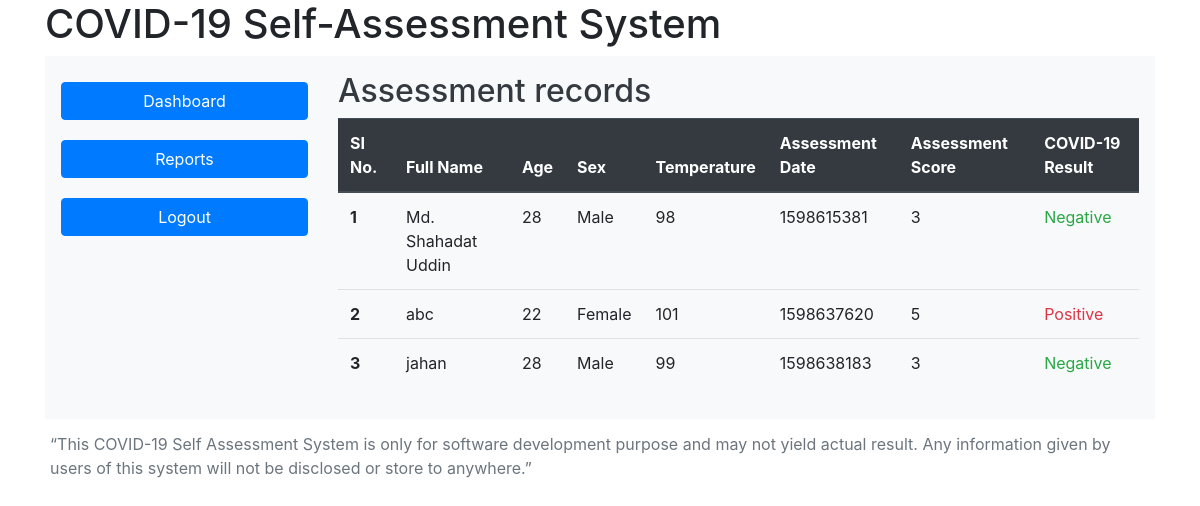
The app's page /result.php (signed in), older data.
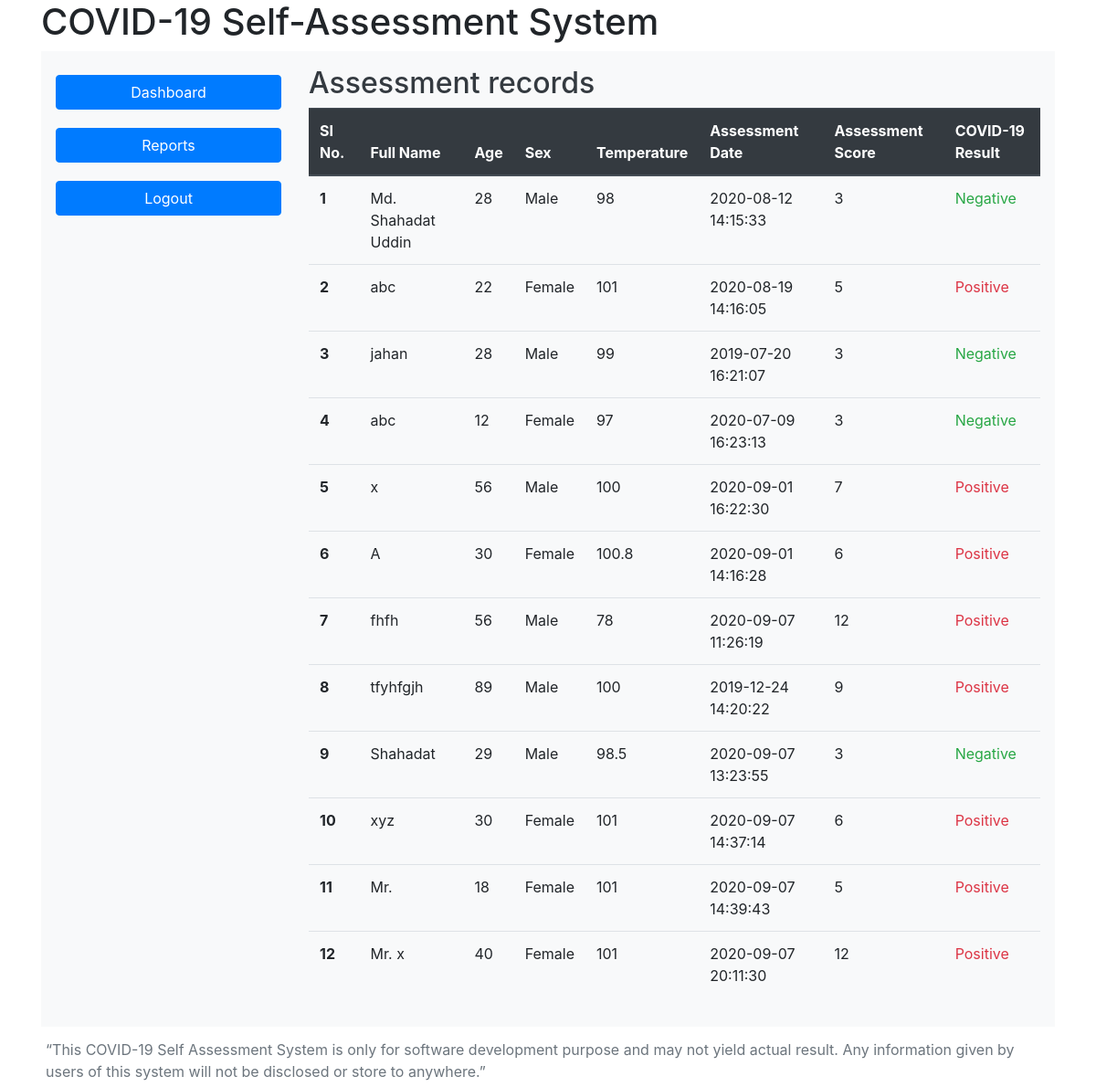
The same page, newer data.
### tables this page shows
CREATE TABLE `survey` (
  `id` int(11) NOT NULL,
  `name` varchar(50) NOT NULL,
  `age` int(3) NOT NULL,
  `sex` varchar(10) NOT NULL,
  `temp` float NOT NULL,
  `house` varchar(10) NOT NULL,
  `road` varchar(20) NOT NULL,
  `thana` varchar(20) NOT NULL,
  `district` varchar(20) NOT NULL,
  `date` timestamp NOT NULL DEFAULT current_timestamp(),
  `score` int(3) NOT NULL
);

### database.php (called while the page is built, shortened)
<?php
$server = "localhost";
$db_name = "covid-19";
$db_user = "root";
$db_pass = "";
$conn = new mysqli($server, $db_user, $db_pass, $db_name);
function report()
{
    global $conn;
    $sql = "SELECT * FROM survey ";
    $result = $conn->query($sql);
    if ($result->num_rows > 0) {
        return $result;
    } else {
        return false;
    }
}

### result.php (the view, shortened to what this page needs)
<?php
require("header.php");
?>
<div class="p-3 mb-2 bg-light text-dark">
    <div class="row">
        <div class="col-3">
            <?php require("nav.php"); ?>
        </div>
        <div class="col-9">
            <?php
            $result = report();
            echo '<div class="table-responsive"><h2>Assessment records</h2><table class="table" ><thead class="thead-dark"><tr><th scope="col">SI No.</th><th scope="col">Full Name</th>
            <th scope="col">Age</th><th>Sex</th><th scope="col">Temperature</th><th scope="col">Assessment Date</th>
            <th scope="col">Assessment Score</th><th scope="col">COVID-19 Result</th></tr></thead><tbody>';
            while ($row = $result->fetch_assoc()) {
                if ($row['score'] < 5) {
                    $report = "<span class='text-success'>Negative</span>";
                } else {
                    $report = "<span class='text-danger'>Positive</span>";
                }
                echo '<tr><th scope="row">' . $row['id'] . '</th><td>' . $row['name'] . '</td><td>' . $row['age'] . '</td><td>' . $row['sex'] . '</td>
            <td>' . $row['temp'] . '</td><td>' . $row['date'] . '</td><td>' . $row['score'] . '</td>
            <td>' . $report . '</td></tr>';
            }
            echo '</tbody></table></div>';
            ?>
        </div>
    </div>
</div>
<?php require_once("footer.php"); ?>

Row changes from the older to the newer data that the page shows:
changed survey "Md. Shahadat Uddin": date "1598615381" → "2020-08-12 14:15:33"
changed survey id 2: date "1598637620" → "2020-08-19 14:16:05"
changed survey "jahan": date "1598638183" → "2019-07-20 16:21:07"
added survey: id "4", name "abc", age "12", sex "Female", temp "97", date "2020-07-09 16:23:13", score "3", shows "Negative"
added survey: id "5", name "x", age "56", sex "Male", temp "100", date "2020-09-01 16:22:30", score "7", shows "Positive"
added survey: id "6", name "A", age "30", sex "Female", temp "100.8", date "2020-09-01 14:16:28", score "6", shows "Positive"
added survey: id "7", name "fhfh", age "56", sex "Male", temp "78", date "2020-09-07 11:26:19", score "12", shows "Positive"
added survey: id "8", name "tfyhfgjh", age "89", sex "Male", temp "100", date "2019-12-24 14:20:22", score "9", shows "Positive"
added survey: id "9", name "Shahadat", age "29", sex "Male", temp "98.5", date "2020-09-07 13:23:55", score "3", shows "Negative"
added survey: id "10", name "xyz", age "30", sex "Female", temp "101", date "2020-09-07 14:37:14", score "6", shows "Positive"
added survey: id "11", name "Mr.", age "18", sex "Female", temp "101", date "2020-09-07 14:39:43", score "5", shows "Positive"
added survey: id "12", name "Mr. x", age "40", sex "Female", temp "101", date "2020-09-07 20:11:30", score "12", shows "Positive"
